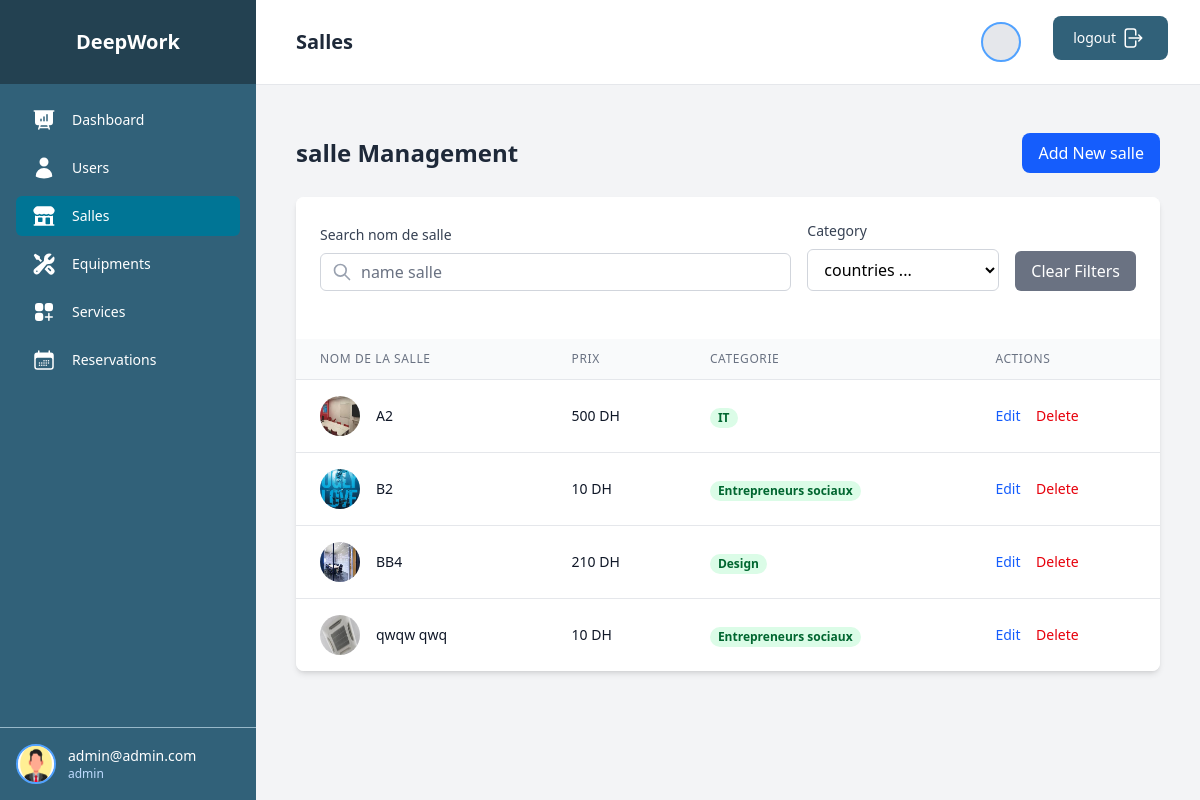
Page /salle/list/ (signed in) on the committed database.
### user/models.py (models this page shows, shortened)
class User(AbstractUser):
    ROLE = (
        ('admin', 'admin'),
        ('staff', 'ataff'),
        ('client', 'client'),
    )
    role = models.CharField(max_length=10, choices=ROLE, default='client')
    phone = models.CharField(max_length=15, blank=True, null=True)
    photo = models.CharField( blank=True, null=True)

### salle/models.py (models this page shows)
class Salle(models.Model):
    name = models.CharField()
    description = models.TextField()
    categorie = models.CharField(max_length=255)
    prix = models.IntegerField()
    photo = models.CharField()
    equipments = models.JSONField(null=True)
    reservation_date = models.JSONField(null=True, default="[]")
    status = models.CharField(null=True)

### photo/models.py (models this page shows)
class Photo(models.Model):
    file = models.ImageField(upload_to='photos/')
    def __str__(self):
        return self.file.url

### salle/views.py (the view)
# urls.py: path('list/', salleView.list_salle , name ='salle_list'),
    @staticmethod
    @login_required
    def list_salle(request):
        data =  {
             "name" : request.POST.get('name' , ''),
             "categorie" : request.POST.get('categorie' , ''),
        }
        SalleView.inisalisation()
        SalleView.cancel(request)
        print(data)
        return render(request, 'list_salle.html', {"salle": SalleDb.filter(data) , "title" : "Salles"})

### photo/db.py (called while the page is built)
    def get_photo (id):
        data = Photo.objects.filter(id = id).first()
        return data

### salle/db.py (called while the page is built)
    def filter(data):
        salles = Salle.objects.all()
        if data.get("name"):
            salles = salles.filter(name__icontains=data["name"].strip())
        if data.get("categorie"):
            salles = salles.filter(categorie=data["categorie"].strip())
        for user in salles:
            user.photo = PhotoDb.get_photo(user.photo)
            user.photo = user.photo
        for i in salles:
            i.equipments = json.loads(  i.equipments)
        return salles

### salle/views.py (called while the page is built)
    def inisalisation():
        SalleView.salle = {
        "name" :  '',
        "description"  : "",
        "prix" : "",
        "photo" : "",
        "categorie": ""
    }
        SalleView.errors= {}
        SalleView.is_update = False
        SalleView.id_update =  None
        SalleView.imge = None
        SalleView.equipments_selected = []

    @staticmethod
    @login_required
    def cancel(request):
        SalleView.inisalisation()
        return redirect("salle_list")

### salle/templates/list_salle.html (shortened to what this page needs)
{% extends 'menu.html' %}
{% block content %}
<div class="container mx-auto px-4 py-6">
    <div class="flex justify-between items-center mb-6">
        <h2 class="text-2xl font-bold text-gray-800">salle Management</h2>
        <a href={% url 'salle_create_page'  %} class="bg-blue-600 hover:bg-blue-700 text-white font-medium py-2 px-4 rounded-lg transition duration-200">
            Add New salle
        </a>
    </div>
    <div class="bg-white rounded-lg shadow-md overflow-hidden">
<div class="bg-white p-6">
              <form action="{% url 'salle_list' %}" method="post"  class="mb-6">
            <div class="flex flex-col md:flex-row gap-4 items-end">
                <div class="flex-1">
                    <label for="searchInput" class="block text-sm font-medium text-gray-700 mb-2">Search nom de salle</label>
                    <div class="relative">
                        <div class="absolute inset-y-0 left-0 pl-3 flex items-center pointer-events-none">
                        </div>
                        <input
                            type="text"
                            id="searchInput"
                            name = "name"
                            placeholder="name salle"
                            class="block w-full pl-10 pr-3 py-2 border border-gray-300 rounded-md leading-5 bg-white placeholder-gray-500 focus:outline-none focus:placeholder-gray-400 focus:ring-1 focus:ring-blue-500 focus:border-blue-500"
                        >
                    </div>
                </div>
                <div class="w-full md:w-48">
                    <label for="categorySelect" class="block text-sm font-medium text-gray-700 mb-2">Category</label>
                    <select
                    name="categorie"
                    value = "categorie"
                    name= "categorie"
                        id="categorySelect"
                        class="block w-full px-3 py-2 border border-gray-300 rounded-md bg-white focus:outline-none focus:ring-1 focus:ring-blue-500 focus:border-blue-500"
                    >
               <option  value = "">countries ...</option>
                    </select>
                </div>
                <button
                type="submit"
                    class="px-4 py-2 bg-gray-500 hover:bg-gray-600 text-white rounded-md transition-colors whitespace-nowrap"
                >
                    Clear Filters
                </button>
            </div>
                </form>
        </div>
        <div class="overflow-x-auto">
            <table class="min-w-full divide-y divide-gray-200">
                <thead class="bg-gray-50">
                    <tr>
                        <th scope="col" class="px-6 py-3 text-left text-xs font-medium text-gray-500 uppercase tracking-wider">
                            nom de la salle
                        </th>
                        <th scope="col" class="px-6 py-3 text-left text-xs font-medium text-gray-500 uppercase tracking-wider">
                            prix
                        </th>
                        <th scope="col" class="px-6 py-3 text-left text-xs font-medium text-gray-500 uppercase tracking-wider">
                            categorie
                        </th>
                        <th scope="col" class="px-6 py-3 text-left text-xs font-medium text-gray-500 uppercase tracking-wider">
                            Actions
                        </th>
                    </tr>
                </thead>
                <tbody class="bg-white divide-y divide-gray-200">
                {% for user in  salle  %}
                    <tr class="hover:bg-gray-50">
                        <td class="px-6 py-4 whitespace-nowrap">
                            <div class="flex items-center">
                                <div class="flex-shrink-0 h-10 w-10">
                                        <img class="h-10 w-10 rounded-full" src="{{ user.photo }}" alt="User Photo">
                                </div>
                                <div class="ml-4">
                                    <div class="text-sm font-medium text-gray-900"> {{user.name}}</div>                                </div>
                            </div>
                        </td>
                        <td class="px-6 py-4 whitespace-nowrap">
                            <div class="text-sm text-gray-900">{{user.prix}} DH</div>
                        </td>
                        <td class="px-6 py-4 whitespace-nowrap">
<span class="px-2 inline-flex text-xs leading-5 font-semibold rounded-full
    {% if user.role == 'admin' %}bg-red-100 text-red-800
    {% elif user.role == 'user' %}bg-red-100 text-red-800
    {% elif user.role == 'client' %}bg-amber-100 text-amber-500
    {% else %}bg-green-100 text-green-800{% endif %}">
    {{ user.categorie }}
</span>
                        </td>
                        <td class="px-6 py-4 whitespace-nowrap text-sm font-medium">
                            <a  href="/salle/edit/{{user.id}}" class="text-blue-600 hover:text-blue-900 mr-3">Edit</a>
                            <a  href="/salle/delete/{{user.id}}" class="text-red-600 hover:text-red-900">Delete</a>
                        </td>
                    </tr>
                       {% endfor %}
                </tbody>
            </table>
        </div>
</div>
{% endblock %}

### templates/menu.html (shortened to what this page needs)
{% load static tailwind_tags %}
<!DOCTYPE html>
<html lang="en">
<head>
    {% tailwind_css %}
</head>
<body class="bg-gray-100 font-sans">
    <div class="flex h-screen overflow-hidden">
        <div class="hidden md:flex md:flex-shrink-0">
            <div class="flex flex-col w-64 bg-[#316179]  text-white">
                <div class="flex items-center justify-center h-21 px-4 bg-[#234151] ">
                    <span class="text-xl font-semibold">DeepWork</span>
                </div>
                <div class="flex flex-col flex-grow px-4 py-4 overflow-y-auto">
                    <nav class="flex-1 space-y-2">
                    {% if user.role == 'admin' %}
                        <a href={% url "dashboard_page" %} class="flex items-center px-4 py-2 text-sm font-medium rounded-md  {% if title == 'Dashboard' %}bg-cyan-700 {% endif %} hover:bg-cyan-700 text-white ">
                            Dashboard
                        </a>
                        <a href={% url "list_users" %} class="flex {% if title == 'Users' %}bg-cyan-700 {% endif %} items-center px-4 py-2 text-sm font-medium rounded-md hover:bg-cyan-700 text-white">
                            Users
                        </a>
                    {% endif %}
                        <a href={% url "salle_list" %} class="flex {% if title == 'Salles' %}bg-cyan-700 {% endif %} items-center px-4 py-2 text-sm font-medium rounded-md hover:bg-cyan-700 text-white">
                            Salles
                        </a>
                        <a href={% url "equipment_list" %} class="flex {% if title == 'Equipments' %}bg-cyan-700 {% endif %} items-center px-4 py-2 text-sm font-medium rounded-md hover:bg-cyan-700 text-white">
                            Equipments
                        </a>
                        <a href={% url "service_list" %} class="flex {% if title == 'Services' %}bg-cyan-700 {% endif %} items-center px-4 py-2 text-sm font-medium rounded-md hover:bg-cyan-700 text-white">
                            Services
                        </a>
                        <a href={% url "list_page_staff" %} class="flex {% if title == 'Reservations' %}bg-cyan-700 {% endif %} items-center px-4 py-2 text-sm font-medium rounded-md hover:bg-cyan-700 text-white">
                            Reservations
                        </a>
                    </nav>
                </div>
                <div class="p-4 border-t border-[#97b8c9] ">
                    <div class="flex items-center">
                    <img class="h-10 w-10 rounded-full cursor-pointer bg-gray-200 border-2 border-blue-400"></img>
                        <div class="ml-3">
                            <p class="text-sm font-medium">{{ user.username }}</p>
                            <p class="text-xs text-blue-200">{{ user.role }}</p>
                        </div>
                    </div>
                </div>
            </div>
        </div>
        <div class="flex flex-col flex-1 overflow-hidden">
            <header class="flex items-center justify-between px-6 py-4 bg-white border-b border-gray-200">
                <div class="flex items-center">
                    <h1 class="text-xl font-semibold text-gray-800 ml-4">{{title}}</h1>
                </div>
                <div class="flex items-center space-x-4">
                    <div class="relative flex justify-evenly">
    <button class="flex items-center focus:outline-none mr-4">
        <img class="h-10 w-10 rounded-full cursor-pointer bg-gray-200 border-2 border-blue-400">
    </button>
    <a class="ml-4"  href= {% url "logout" %}>
        <button type="button" class="text-white bg-[#316179] hover:bg-[#316179]/90 focus:ring-4 focus:outline-none focus:ring-[#050708]/50 font-medium rounded-lg text-sm px-5 py-2.5 text-center inline-flex items-center dark:focus:ring-[#050708]/50 dark:hover:bg-[#050708]/30 me-2 mb-2">
            logout
            <div class="mx-1">
            </div>
        </button>
    </a>
</div>
                </div>
            </header>
            <main class="flex-1 overflow-y-auto p-6 bg-gray-100">
                  {% block content %}{% endblock %}
            </main>
        </div>
    </div>
</body>
</html>

### rows in the picture
User: username "admin@admin.com", role "admin"
Salle: photo (picture), name "A2", prix "500", categorie "IT"
Salle: photo (picture), name "B2", prix "10", categorie "Entrepreneurs sociaux"
Salle: photo (picture), name "BB4", prix "210", categorie "Design"
Salle: photo (picture), name "qwqw qwq", prix "10", categorie "Entrepreneurs sociaux"

### other values in the picture
{{ title }} "Salles"
